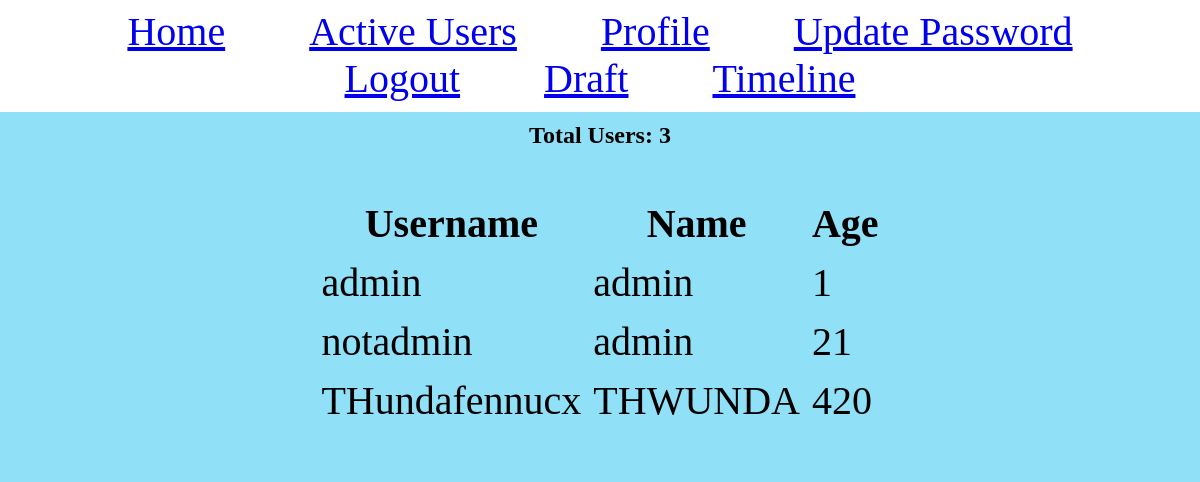
The page /view_all (signed in) on the database its author committed.
### test.py (models this page shows)
class User(UserMixin, db.Model):
    id = db.Column(db.Integer, primary_key=True)
    username = db.Column(db.String(80),unique=True)
    password = db.Column(db.String(80))
    name = db.Column(db.String(30))
    age = db.Column(db.Integer)

### test.py (the view)
@app.route('/view_all', methods=['GET', 'POST'])
@login_required
def view():
    if request.method == 'GET':
        loggedin = current_user.is_authenticated
        U = User.query.all()
        counter = 0
        for i in U:
            counter = counter + 1
        return render_template('view.html', users=U,total = counter,loggedin=loggedin)

### test.py (called while the page is built)
@login_manager.user_loader
def load_user(uid):
    user = User.query.filter_by(id=uid).first()
    return user

### templates/view.html (shortened to what this page needs)
<!DOCTYPE html>
<html lang="en">
<head>
    <link href="/static/style.css" rel="stylesheet">
</head>
<body>
{% extends "navbar.html" %}
{% block content %}
<h2>Total Users: {{total}}</h2>
<table id="userinfo">
   <tr class="userheader">
       <th>Username</th>
       <th>Name</th>
       <th>Age</th>
   </tr>
{% for user in users %}
<tr class="userdata">
    <td>{{user.username}}</td>
    <td>{{user.name}}</td>
    <td>{{user.age}}</td>
</tr>
{%endfor%}
{% endblock %}

### static/style.css (style rules this page uses)
body { background-color: #90E0F7; }
#userinfo { background-color: #90E0F7; margin-left: auto; margin-right: auto; padding: 20px; font-size: 40px; }
h2 { text-align:center; }
table { border-spacing: 10px; }

### rows shown on the page
User: username "admin", name "admin", age "1"
User: username "notadmin", name "admin", age "21"
User: username "THundafennucx", name "THWUNDA", age "420"

### other values the page prints
{{ total }} "3"
